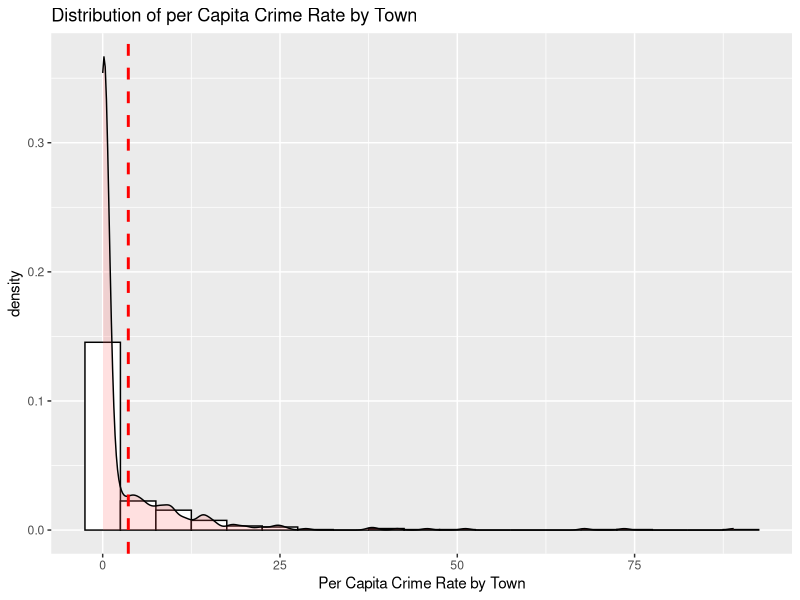
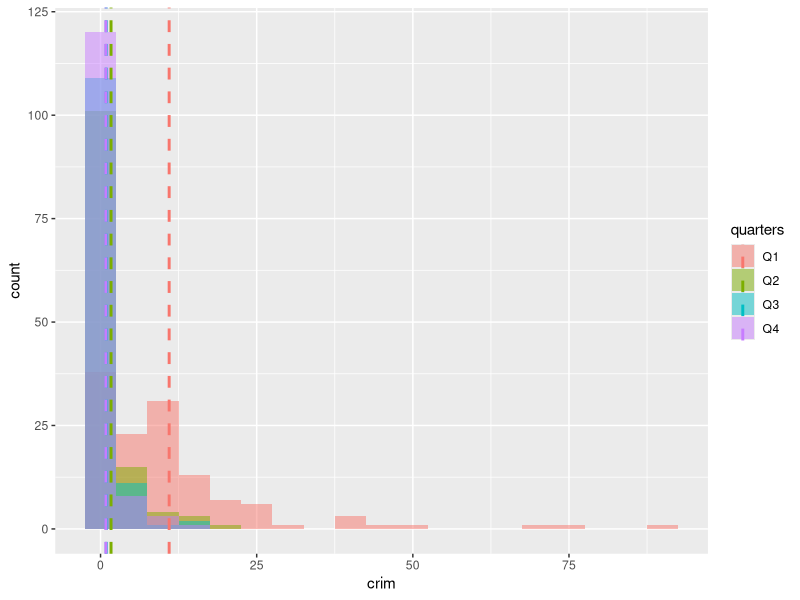
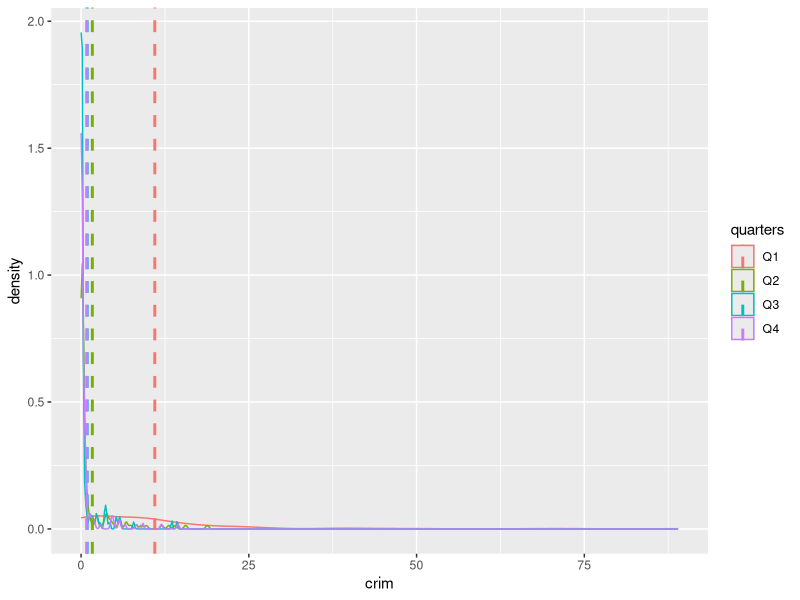
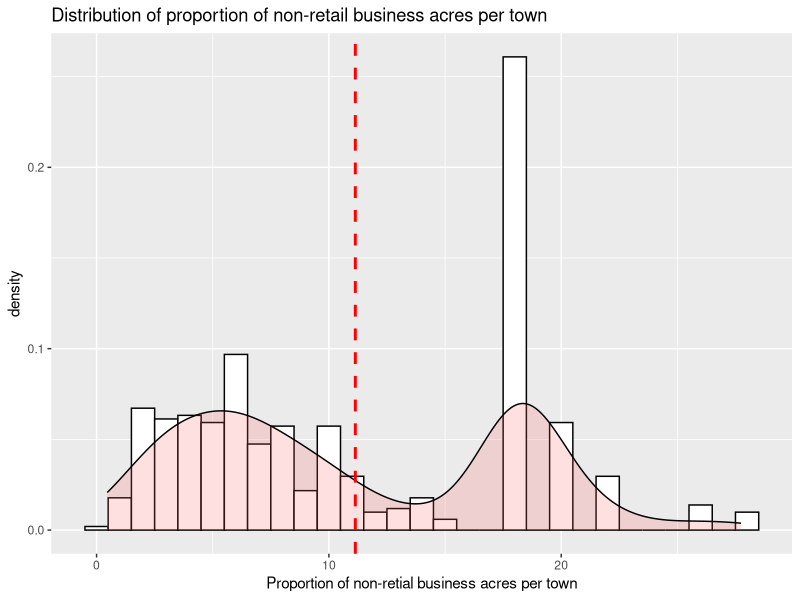
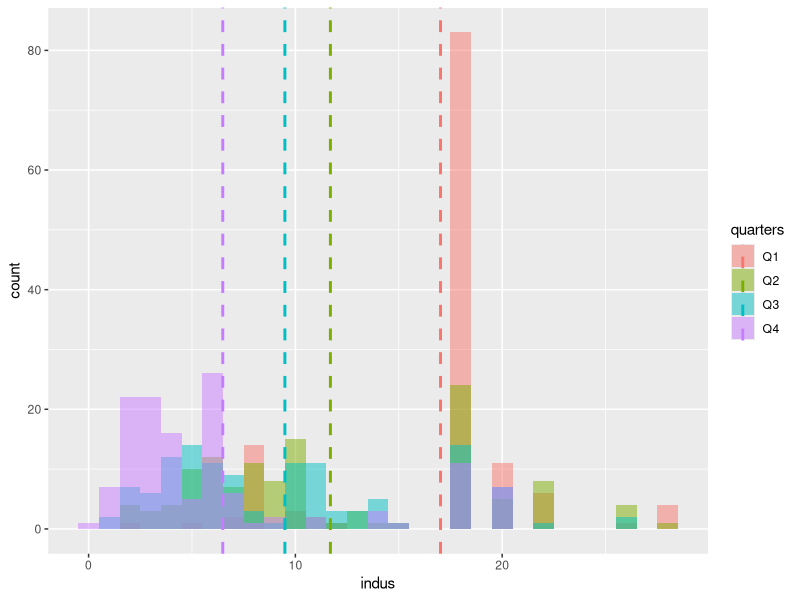
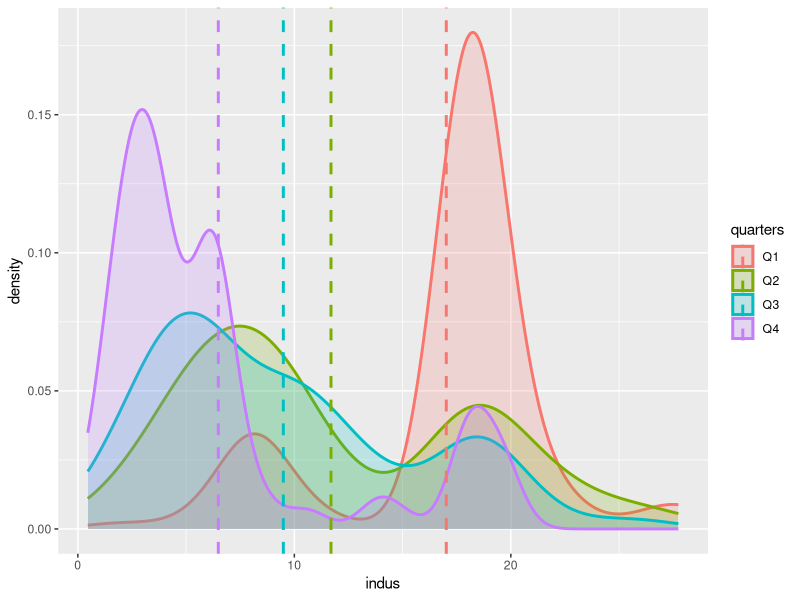
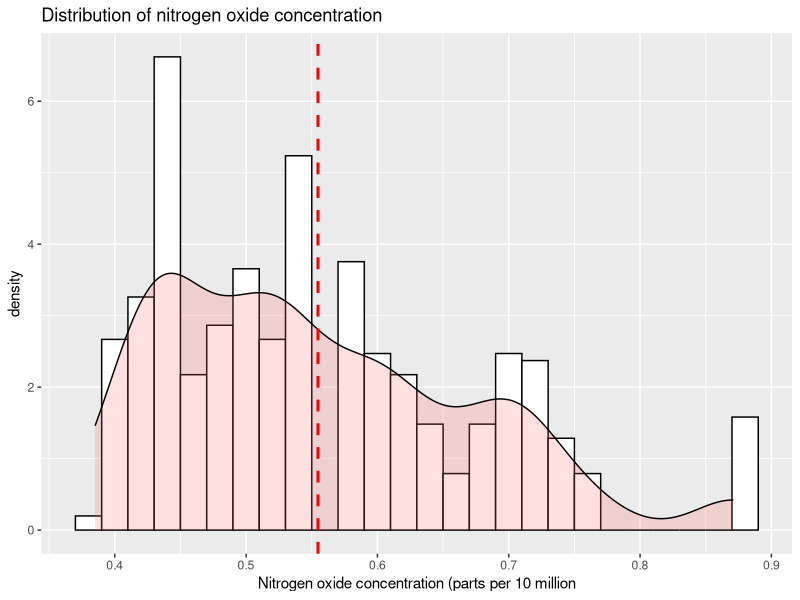
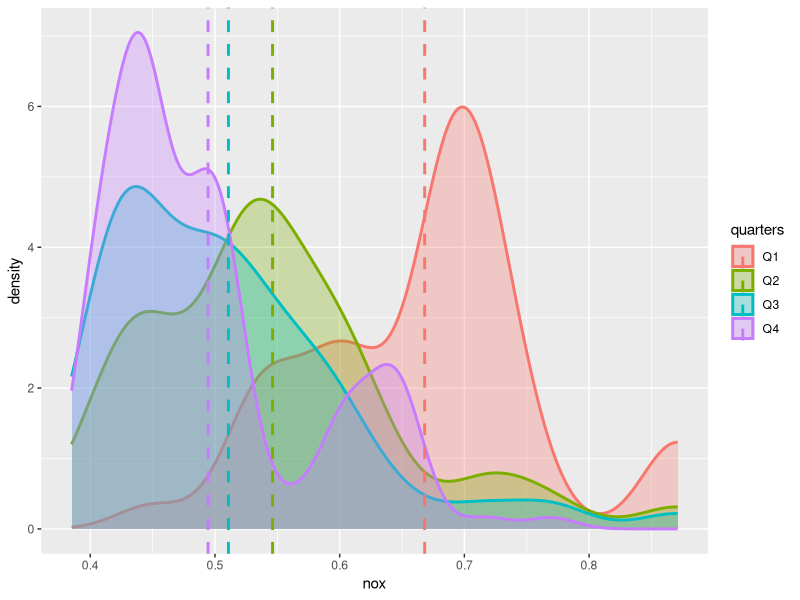

The R source for these figures, in order:
library(MASS)
library(ggplot2)
library(plyr)
library(dplyr)
data(Boston)

# Create a categorical variable, quarters, from medv.
quarter <- rep(NA, length(Boston$medv))
count <- 0
for (i in 1:length(quarter)){
        if (Boston$medv[i] >= 5 & Boston$medv[i] < 17.02){
                count <- count + 1
                quarter[i] <- "Q1"
        } else if (Boston$medv[i] >= 17.02 & Boston$medv[i] < 21.2){
                count <- count + 1
                quarter[i] <- "Q2"
        } else if (Boston$medv[i] >= 21.2 & Boston$medv[i] < 25){
                count <- count + 1
                quarter[i] <- "Q3"
        } else {
                count <- count + 1
                quarter[i] <- "Q4"
        }
}
Boston$quarters <- factor(quarter)
rm(count, quarter, i)

# Single variable plot - crime rate
ggplot(Boston, aes(x = crim)) +
        geom_histogram(aes(y = ..density..),
                       color = "black",
                       fill = "white", 
                       binwidth = 5) +
        geom_density(alpha = .2, fill = "#FF6666") +
        geom_vline(xintercept = mean(Boston$crim, na.rm = T),
                   linetype = "dashed",
                   color = "red", 
                   size = 1) +
        ggtitle("Distribution of per Capita Crime Rate by Town") +
        xlab("Per Capita Crime Rate by Town")

qboston <- ddply(Boston, "quarters", summarise, crime_mean = mean(crim, na.rm = T))

ggplot(Boston, aes(x = crim, fill = quarters)) +
        geom_histogram(binwidth = 5, alpha = .5, position = "identity") +
        geom_vline(data = qboston, aes(xintercept = crime_mean, color = quarters), 
                   linetype = "dashed", size = 1)

ggplot(Boston, aes(x = crim, color = quarters)) +
        geom_density() +
        geom_vline(data = qboston, aes(xintercept = crime_mean, color = quarters), 
                   linetype = "dashed", size = 1)

# Single variable plot - non-retail business arces
ggplot(Boston, aes(x = indus)) +
        geom_histogram(aes(y = ..density..),
                       color = "black",
                       fill = "white",
                       binwidth = 1) +
        geom_density(fill = "#FF6666", alpha = .2) +
        geom_vline(xintercept = mean(Boston$indus, na.rm = T),
                   linetype = "dashed",
                   size = 1,
                   color = "red") +
        ggtitle("Distribution of proportion of non-retail business acres per town") +
        xlab("Proportion of non-retial business acres per town")

qboston <- ddply(Boston, "quarters", summarise, indus_mean = mean(indus, na.rm = T))

ggplot(Boston, aes(x = indus, fill = quarters)) +
        geom_histogram(binwidth = 1,
                       position = "identity",
                       alpha = .5) +
        geom_vline(data = qboston, aes(xintercept = indus_mean, color = quarters),
                   linetype = "dashed",
                   size = 1)

ggplot(Boston, aes(x = indus, fill = quarters, color = quarters)) +
        geom_density(alpha = 0.2,
                     size = 1) +
        geom_vline(data = qboston, aes(xintercept = indus_mean, color = quarters),
                   size = 1,
                   linetype = "dashed")

# Single variable plot - nitrogen oxide concentration
ggplot(Boston, aes(x = nox)) +
        geom_histogram(aes(y = ..density..),
                       color = "black", 
                       fill = "white",
                       binwidth = 0.02) +
        geom_density(alpha = 0.2,
                     fill = "#FF6666") +
        geom_vline(xintercept = mean(Boston$nox, na.rm = T),
                   linetype = "dashed",
                   color = "red",
                   size = 1) +
        ggtitle("Distribution of nitrogen oxide concentration") +
        xlab("Nitrogen oxide concentration (parts per 10 million")

qboston <- ddply(Boston, "quarters", summarise, nox_mean = mean(nox, na.rm = T))

ggplot(Boston, aes(x = nox)) +
        geom_density(alpha = 0.3,
                     aes(fill = quarters,
                         color = quarters),
                     size = 1) +
        geom_vline(data = qboston, aes(xintercept = nox_mean, 
                                       color = quarters),
                   linetype = "dashed",
                   size = 1)
